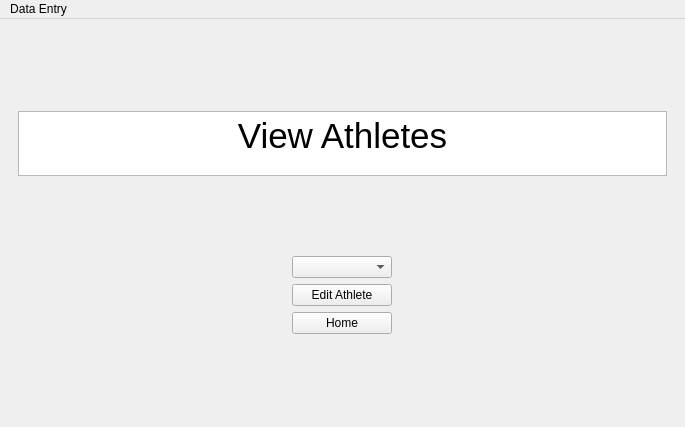
<?xml version="1.0" encoding="UTF-8"?>
<ui version="4.0">
 <class>MainWindow</class>
 <widget class="QMainWindow" name="MainWindow">
  <property name="geometry">
   <rect>
    <x>0</x>
    <y>0</y>
    <width>685</width>
    <height>427</height>
   </rect>
  </property>
  <property name="maximumSize">
   <size>
    <width>16777215</width>
    <height>16777215</height>
   </size>
  </property>
  <property name="windowTitle">
   <string>MainWindow</string>
  </property>
  <widget class="QWidget" name="centralwidget">
   <layout class="QVBoxLayout" name="verticalLayout_4">
    <item>
     <widget class="QStackedWidget" name="stackedWidget">
      <property name="currentIndex">
       <number>1</number>
      </property>
      <widget class="QWidget" name="homePage">
       <layout class="QHBoxLayout" name="horizontalLayout_2">
        <item>
         <widget class="QPushButton" name="viewAthletesButton">
          <property name="enabled">
           <bool>true</bool>
          </property>
          <property name="maximumSize">
           <size>
            <width>120</width>
            <height>30</height>
           </size>
          </property>
          <property name="text">
           <string>View Athletes</string>
          </property>
         </widget>
        </item>
        <item>
         <widget class="QPushButton" name="visualizeDataButton">
          <property name="maximumSize">
           <size>
            <width>120</width>
            <height>30</height>
           </size>
          </property>
          <property name="text">
           <string>Visualize Data</string>
          </property>
         </widget>
        </item>
       </layout>
      </widget>
      <widget class="QWidget" name="viewAthletesPage">
       <layout class="QVBoxLayout" name="verticalLayout">
        <item>
         <widget class="QTextBrowser" name="textBrowser_2">
          <property name="maximumSize">
           <size>
            <width>16777215</width>
            <height>65</height>
           </size>
          </property>
          <property name="html">
           <string>&lt;!DOCTYPE HTML PUBLIC &quot;-//W3C//DTD HTML 4.0//EN&quot; &quot;http://www.w3.org/TR/REC-html40/strict.dtd&quot;&gt;
&lt;html&gt;&lt;head&gt;&lt;meta name=&quot;qrichtext&quot; content=&quot;1&quot; /&gt;&lt;meta charset=&quot;utf-8&quot; /&gt;&lt;style type=&quot;text/css&quot;&gt;
p, li { white-space: pre-wrap; }
hr { height: 1px; border-width: 0; }
li.unchecked::marker { content: &quot;\2610&quot;; }
li.checked::marker { content: &quot;\2612&quot;; }
&lt;/style&gt;&lt;/head&gt;&lt;body style=&quot; font-family:'Segoe UI'; font-size:9pt; font-weight:400; font-style:normal;&quot;&gt;
&lt;p align=&quot;center&quot; style=&quot; margin-top:0px; margin-bottom:0px; margin-left:0px; margin-right:0px; -qt-block-indent:0; text-indent:0px;&quot;&gt;&lt;span style=&quot; font-size:26pt;&quot;&gt;View Athletes&lt;/span&gt;&lt;/p&gt;&lt;/body&gt;&lt;/html&gt;</string>
          </property>
         </widget>
        </item>
        <item>
         <layout class="QGridLayout" name="gridLayout">
          <item row="0" column="0">
           <widget class="QComboBox" name="athleteListBox">
            <property name="maximumSize">
             <size>
              <width>100</width>
              <height>16777215</height>
             </size>
            </property>
           </widget>
          </item>
          <item row="2" column="0">
           <widget class="QPushButton" name="homeFromAthleteButton_2">
            <property name="text">
             <string>Home</string>
            </property>
           </widget>
          </item>
          <item row="1" column="0">
           <widget class="QPushButton" name="editAthleteButton">
            <property name="text">
             <string>Edit Athlete</string>
            </property>
           </widget>
          </item>
         </layout>
        </item>
       </layout>
      </widget>
      <widget class="QWidget" name="editAthletePage">
       <layout class="QVBoxLayout" name="verticalLayout_5">
        <item>
         <widget class="QTextBrowser" name="athleteNameHolder">
          <property name="maximumSize">
           <size>
            <width>16777215</width>
            <height>50</height>
           </size>
          </property>
          <property name="font">
           <font>
            <pointsize>1</pointsize>
           </font>
          </property>
          <property name="html">
           <string>&lt;!DOCTYPE HTML PUBLIC &quot;-//W3C//DTD HTML 4.0//EN&quot; &quot;http://www.w3.org/TR/REC-html40/strict.dtd&quot;&gt;
&lt;html&gt;&lt;head&gt;&lt;meta name=&quot;qrichtext&quot; content=&quot;1&quot; /&gt;&lt;meta charset=&quot;utf-8&quot; /&gt;&lt;style type=&quot;text/css&quot;&gt;
p, li { white-space: pre-wrap; }
hr { height: 1px; border-width: 0; }
li.unchecked::marker { content: &quot;\2610&quot;; }
li.checked::marker { content: &quot;\2612&quot;; }
&lt;/style&gt;&lt;/head&gt;&lt;body style=&quot; font-family:'Segoe UI'; font-size:1pt; font-weight:400; font-style:normal;&quot;&gt;
&lt;p align=&quot;center&quot; style=&quot; margin-top:0px; margin-bottom:0px; margin-left:0px; margin-right:0px; -qt-block-indent:0; text-indent:0px;&quot;&gt;&lt;span style=&quot; font-size:14pt;&quot;&gt;Placeholder Name&lt;/span&gt;&lt;/p&gt;&lt;/body&gt;&lt;/html&gt;</string>
          </property>
         </widget>
        </item>
        <item>
         <layout class="QHBoxLayout" name="horizontalLayout_3">
          <item>
           <widget class="QPushButton" name="addTimesButton">
            <property name="maximumSize">
             <size>
              <width>100</width>
              <height>16777215</height>
             </size>
            </property>
            <property name="text">
             <string>Add Times</string>
            </property>
           </widget>
          </item>
         </layout>
        </item>
        <item>
         <layout class="QVBoxLayout" name="verticalLayout_9">
          <item alignment="Qt::AlignHCenter">
           <widget class="QPushButton" name="deleteAthleteButton">
            <property name="maximumSize">
             <size>
              <width>110</width>
              <height>16777215</height>
             </size>
            </property>
            <property name="text">
             <string>Delete Athlete</string>
            </property>
           </widget>
          </item>
          <item alignment="Qt::AlignHCenter">
           <widget class="QPushButton" name="homeFromEditAthlete">
            <property name="maximumSize">
             <size>
              <width>110</width>
              <height>16777215</height>
             </size>
            </property>
            <property name="text">
             <string>Home</string>
            </property>
           </widget>
          </item>
         </layout>
        </item>
       </layout>
      </widget>
      <widget class="QWidget" name="addTimesPage">
       <layout class="QVBoxLayout" name="verticalLayout_6">
        <item>
         <widget class="QTextBrowser" name="athleteNameHolder_2">
          <property name="maximumSize">
           <size>
            <width>16777215</width>
            <height>50</height>
           </size>
          </property>
          <property name="font">
           <font>
            <pointsize>1</pointsize>
           </font>
          </property>
          <property name="html">
           <string>&lt;!DOCTYPE HTML PUBLIC &quot;-//W3C//DTD HTML 4.0//EN&quot; &quot;http://www.w3.org/TR/REC-html40/strict.dtd&quot;&gt;
&lt;html&gt;&lt;head&gt;&lt;meta name=&quot;qrichtext&quot; content=&quot;1&quot; /&gt;&lt;meta charset=&quot;utf-8&quot; /&gt;&lt;style type=&quot;text/css&quot;&gt;
p, li { white-space: pre-wrap; }
hr { height: 1px; border-width: 0; }
li.unchecked::marker { content: &quot;\2610&quot;; }
li.checked::marker { content: &quot;\2612&quot;; }
&lt;/style&gt;&lt;/head&gt;&lt;body style=&quot; font-family:'Segoe UI'; font-size:1pt; font-weight:400; font-style:normal;&quot;&gt;
&lt;p align=&quot;center&quot; style=&quot; margin-top:0px; margin-bottom:0px; margin-left:0px; margin-right:0px; -qt-block-indent:0; text-indent:0px;&quot;&gt;&lt;span style=&quot; font-size:16pt;&quot;&gt;Add Times&lt;/span&gt;&lt;/p&gt;&lt;/body&gt;&lt;/html&gt;</string>
          </property>
         </widget>
        </item>
        <item>
         <layout class="QVBoxLayout" name="verticalLayout_8">
          <item>
           <layout class="QHBoxLayout" name="timeInputLayout">
            <item>
             <widget class="QComboBox" name="eventSelectDropDown">
              <property name="maximumSize">
               <size>
                <width>100</width>
                <height>16777215</height>
               </size>
              </property>
              <property name="placeholderText">
               <string>Event</string>
              </property>
             </widget>
            </item>
            <item>
             <widget class="QTextEdit" name="timeInput">
              <property name="maximumSize">
               <size>
                <width>150</width>
                <height>30</height>
               </size>
              </property>
              <property name="placeholderText">
               <string>Time Input (Seconds)</string>
              </property>
             </widget>
            </item>
            <item>
             <widget class="QDateEdit" name="dateInput">
              <property name="maximumSize">
               <size>
                <width>100</width>
                <height>16777215</height>
               </size>
              </property>
             </widget>
            </item>
            <item>
             <widget class="QTimeEdit" name="timeOccuredInput">
              <property name="maximumSize">
               <size>
                <width>100</width>
                <height>16777215</height>
               </size>
              </property>
             </widget>
            </item>
           </layout>
          </item>
          <item>
           <widget class="QPushButton" name="addTimeButton">
            <property name="text">
             <string>Add</string>
            </property>
           </widget>
          </item>
          <item>
           <widget class="QPushButton" name="backFromAddTimesButton">
            <property name="text">
             <string>Back</string>
            </property>
           </widget>
          </item>
         </layout>
        </item>
       </layout>
      </widget>
      <widget class="QWidget" name="visualizeDataPage">
       <layout class="QVBoxLayout" name="verticalLayout_11">
        <item>
         <layout class="QVBoxLayout" name="verticalLayout_10">
          <item alignment="Qt::AlignHCenter">
           <widget class="QComboBox" name="athleteListBox2">
            <property name="minimumSize">
             <size>
              <width>200</width>
              <height>0</height>
             </size>
            </property>
            <property name="maximumSize">
             <size>
              <width>300</width>
              <height>16777215</height>
             </size>
            </property>
           </widget>
          </item>
          <item alignment="Qt::AlignHCenter">
           <widget class="QComboBox" name="eventListBox2">
            <property name="minimumSize">
             <size>
              <width>200</width>
              <height>0</height>
             </size>
            </property>
            <property name="maximumSize">
             <size>
              <width>300</width>
              <height>16777215</height>
             </size>
            </property>
           </widget>
          </item>
          <item alignment="Qt::AlignHCenter">
           <widget class="QPushButton" name="graphButton">
            <property name="maximumSize">
             <size>
              <width>300</width>
              <height>16777215</height>
             </size>
            </property>
            <property name="text">
             <string>Graph</string>
            </property>
           </widget>
          </item>
         </layout>
        </item>
        <item alignment="Qt::AlignHCenter">
         <widget class="QPushButton" name="backToMainFromVisualize">
          <property name="maximumSize">
           <size>
            <width>200</width>
            <height>16777215</height>
           </size>
          </property>
          <property name="text">
           <string>Back</string>
          </property>
         </widget>
        </item>
       </layout>
      </widget>
     </widget>
    </item>
   </layout>
  </widget>
  <widget class="QMenuBar" name="menuBar">
   <property name="geometry">
    <rect>
     <x>0</x>
     <y>0</y>
     <width>685</width>
     <height>26</height>
    </rect>
   </property>
   <widget class="QMenu" name="menuData_Entry">
    <property name="title">
     <string>Data Entry</string>
    </property>
    <addaction name="actionNew_Event"/>
    <addaction name="actionNew_Athlete"/>
   </widget>
   <addaction name="menuData_Entry"/>
  </widget>
  <action name="actionNew_Event">
   <property name="text">
    <string>New Event</string>
   </property>
  </action>
  <action name="actionNew_Athlete">
   <property name="text">
    <string>New Athlete</string>
   </property>
  </action>
 </widget>
 <tabstops>
  <tabstop>textBrowser_2</tabstop>
  <tabstop>athleteListBox</tabstop>
  <tabstop>homeFromAthleteButton_2</tabstop>
 </tabstops>
 <resources/>
 <connections/>
</ui>
